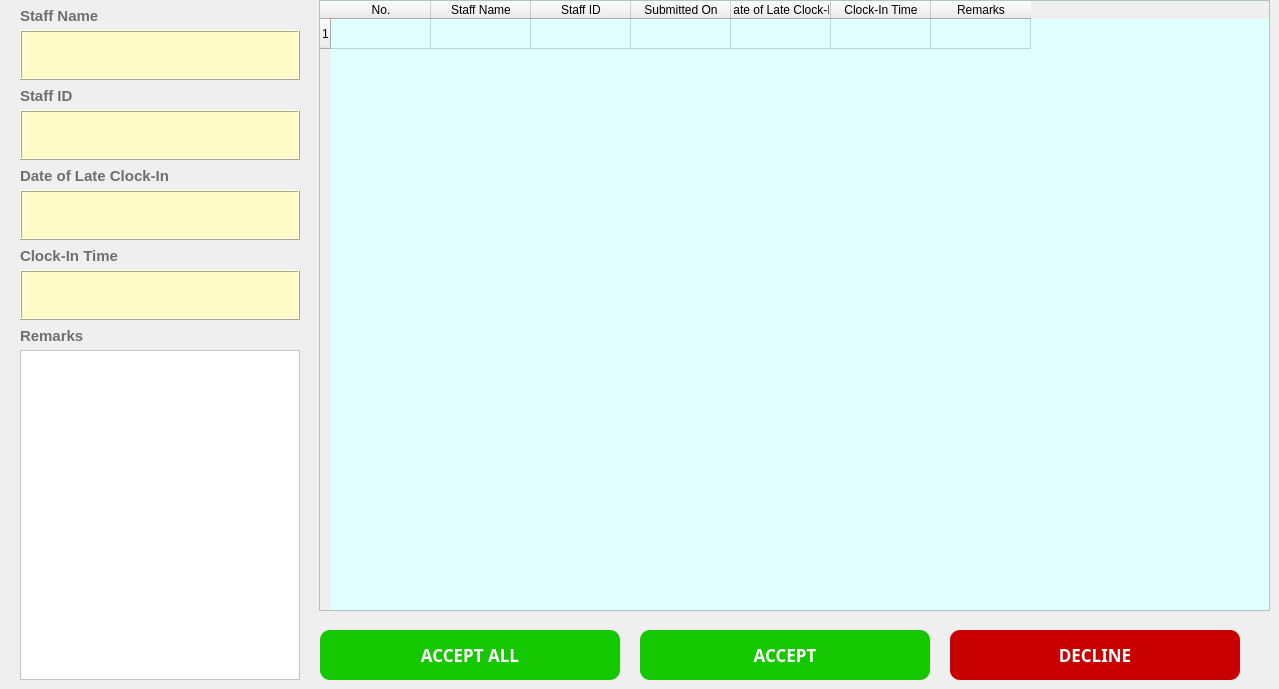
    <widget class="QWidget" name="tab_3">
     <attribute name="title">
      <string>Approve For Late Clock-In Requests</string>
     </attribute>
     <widget class="QLabel" name="label_40">
      <property name="geometry">
       <rect>
        <x>20</x>
        <y>0</y>
        <width>151</width>
        <height>31</height>
       </rect>
      </property>
      <property name="font">
       <font>
        <family>Microsoft JhengHei UI</family>
        <pointsize>11</pointsize>
        <weight>75</weight>
        <bold>true</bold>
       </font>
      </property>
      <property name="styleSheet">
       <string notr="true">QLabel
{
	font-size:11pt;
	color:rgb(111,111,111);
}</string>
      </property>
      <property name="text">
       <string>Staff Name</string>
      </property>
     </widget>
     <widget class="QTextEdit" name="textEdit_17">
      <property name="enabled">
       <bool>false</bool>
      </property>
      <property name="geometry">
       <rect>
        <x>20</x>
        <y>30</y>
        <width>280</width>
        <height>50</height>
       </rect>
      </property>
      <property name="styleSheet">
       <string notr="true">QTextEdit

{
    /*字体为微软雅黑*/
    font-family:Microsoft Yahei;
    /*字体大小为20点*/
	color:rgb(50, 50, 50);
   font-size:12pt;
	background-color:rgb(255, 251, 201);
}
</string>
      </property>
      <property name="frameShape">
       <enum>QFrame::Box</enum>
      </property>
      <property name="frameShadow">
       <enum>QFrame::Raised</enum>
      </property>
      <property name="lineWidth">
       <number>1</number>
      </property>
     </widget>
     <widget class="QTextEdit" name="textEdit_3">
      <property name="geometry">
       <rect>
        <x>20</x>
        <y>350</y>
        <width>280</width>
        <height>330</height>
       </rect>
      </property>
      <property name="styleSheet">
       <string notr="true">QTextEdit
{
    /*字体为微软雅黑*/
    font-family:Microsoft Yahei;
    /*字体大小为20点*/
	color:rgb(74, 74, 74);
   font-size:12pt;
	background-color:rgb(255, 255, 255);
}

QTextEdit:hover
{
    /*背景颜色*/  
   background-color:rgb(229, 242, 255);
}

QTextEdit:focus
{
    /*背景颜色*/  
   background-color:rgb(229, 242, 255);
}</string>
      </property>
     </widget>
     <widget class="QLabel" name="label_41">
      <property name="geometry">
       <rect>
        <x>20</x>
        <y>80</y>
        <width>151</width>
        <height>31</height>
       </rect>
      </property>
      <property name="font">
       <font>
        <family>Microsoft JhengHei UI</family>
        <pointsize>11</pointsize>
        <weight>75</weight>
        <bold>true</bold>
       </font>
      </property>
      <property name="styleSheet">
       <string notr="true">QLabel
{
	font-size:11pt;
	color:rgb(111,111,111);
}</string>
      </property>
      <property name="text">
       <string>Staff ID</string>
      </property>
     </widget>
     <widget class="QLabel" name="label_30">
      <property name="geometry">
       <rect>
        <x>20</x>
        <y>160</y>
        <width>201</width>
        <height>31</height>
       </rect>
      </property>
      <property name="font">
       <font>
        <family>Microsoft JhengHei UI</family>
        <pointsize>11</pointsize>
        <weight>75</weight>
        <bold>true</bold>
       </font>
      </property>
      <property name="styleSheet">
       <string notr="true">QLabel
{
	font-size:11pt;
	color:rgb(111,111,111);
}</string>
      </property>
      <property name="text">
       <string>Date of Late Clock-In</string>
      </property>
     </widget>
     <widget class="QTextEdit" name="textEdit_18">
      <property name="enabled">
       <bool>false</bool>
      </property>
      <property name="geometry">
       <rect>
        <x>20</x>
        <y>270</y>
        <width>280</width>
        <height>50</height>
       </rect>
      </property>
      <property name="styleSheet">
       <string notr="true">QTextEdit

{
    /*字体为微软雅黑*/
    font-family:Microsoft Yahei;
    /*字体大小为20点*/
	color:rgb(50, 50, 50);
   font-size:12pt;
	background-color:rgb(255, 251, 201);
}
</string>
      </property>
      <property name="frameShape">
       <enum>QFrame::Box</enum>
      </property>
      <property name="frameShadow">
       <enum>QFrame::Raised</enum>
      </property>
      <property name="lineWidth">
       <number>1</number>
      </property>
     </widget>
     <widget class="QPushButton" name="pushButton_6">
      <property name="geometry">
       <rect>
        <x>950</x>
        <y>630</y>
        <width>290</width>
        <height>50</height>
       </rect>
      </property>
      <property name="font">
       <font>
        <family>Microsoft Yahei</family>
        <pointsize>13</pointsize>
        <weight>75</weight>
        <bold>true</bold>
       </font>
      </property>
      <property name="styleSheet">
       <string notr="true">QPushButton
{
    /*字体为微软雅黑*/
    font-family:Microsoft Yahei;
    /*字体大小为20点*/
    font-size:13pt;
    /*字体颜色为白色*/    
    color:white;
    /*背景颜色*/  
    background-color:rgb(200, 0, 0);
    /*边框圆角半径为8像素*/ 
    border-radius:10px;
}

/*按钮停留态*/
QPushButton:hover
{
    /*背景颜色*/  
    background-color:rgb(176, 0, 0);
    padding-left:-3px;
    /*上内边距为3像素，让按下时字向下移动3像素*/  
    padding-top:-3px;
	 font-size:15pt;
}

/*按钮按下态*/
QPushButton:pressed
{
    /*背景颜色*/  
    background-color:rgb(147, 0, 0);
    /*左内边距为3像素，让按下时字向右移动3像素*/  
    padding-left:3px;
    /*上内边距为3像素，让按下时字向下移动3像素*/  
    padding-top:3px;
    font-size:13pt;
}</string>
      </property>
      <property name="text">
       <string>DECLINE</string>
      </property>
     </widget>
     <widget class="QLabel" name="label_42">
      <property name="geometry">
       <rect>
        <x>20</x>
        <y>240</y>
        <width>151</width>
        <height>31</height>
       </rect>
      </property>
      <property name="font">
       <font>
        <family>Microsoft JhengHei UI</family>
        <pointsize>11</pointsize>
        <weight>75</weight>
        <bold>true</bold>
       </font>
      </property>
      <property name="styleSheet">
       <string notr="true">QLabel
{
	font-size:11pt;
	color:rgb(111,111,111);
}</string>
      </property>
      <property name="text">
       <string>Clock-In Time</string>
      </property>
     </widget>
     <widget class="QPushButton" name="pushButton_3">
      <property name="geometry">
       <rect>
        <x>640</x>
        <y>630</y>
        <width>290</width>
        <height>50</height>
       </rect>
      </property>
      <property name="font">
       <font>
        <family>Microsoft Yahei</family>
        <pointsize>13</pointsize>
        <weight>75</weight>
        <bold>true</bold>
       </font>
      </property>
      <property name="styleSheet">
       <string notr="true">QPushButton

{
    /*字体为微软雅黑*/
    font-family:Microsoft Yahei;
    /*字体大小为20点*/
    font-size:13pt;
    /*字体颜色为白色*/    
    color:white;
    /*背景颜色*/  
    background-color:rgb(21, 199, 1);
    /*边框圆角半径为8像素*/ 
    border-radius:10px;

}

/*按钮停留态*/
QPushButton:hover
{
    /*背景颜色*/  
    background-color:rgb(21, 175, 0);
    padding-left:-3px;
    /*上内边距为3像素，让按下时字向下移动3像素*/  
    padding-top:-3px;
	font-size:15pt;
}

/*按钮按下态*/
QPushButton:pressed
{
    /*背景颜色*/  
    background-color:rgb(0, 113, 0);
    /*左内边距为3像素，让按下时字向右移动3像素*/  
    padding-left:3px;
    /*上内边距为3像素，让按下时字向下移动3像素*/  
    padding-top:3px;
    font-size:13pt;
}</string>
      </property>
      <property name="text">
       <string>ACCEPT</string>
      </property>
     </widget>
     <widget class="QLabel" name="label_44">
      <property name="geometry">
       <rect>
        <x>20</x>
        <y>320</y>
        <width>151</width>
        <height>31</height>
       </rect>
      </property>
      <property name="font">
       <font>
        <family>Microsoft JhengHei UI</family>
        <pointsize>11</pointsize>
        <weight>75</weight>
        <bold>true</bold>
       </font>
      </property>
      <property name="styleSheet">
       <string notr="true">QLabel
{
	font-size:11pt;
	color:rgb(111,111,111);
}</string>
      </property>
      <property name="text">
       <string>Remarks</string>
      </property>
     </widget>
     <widget class="QTextEdit" name="textEdit_21">
      <property name="enabled">
       <bool>false</bool>
      </property>
      <property name="geometry">
       <rect>
        <x>20</x>
        <y>110</y>
        <width>280</width>
        <height>50</height>
       </rect>
      </property>
      <property name="styleSheet">
       <string notr="true">QTextEdit

{
    /*字体为微软雅黑*/
    font-family:Microsoft Yahei;
    /*字体大小为20点*/
	color:rgb(50, 50, 50);
   font-size:12pt;
	background-color:rgb(255, 251, 201);
}
</string>
      </property>
      <property name="frameShape">
       <enum>QFrame::Box</enum>
      </property>
      <property name="frameShadow">
       <enum>QFrame::Raised</enum>
      </property>
      <property name="lineWidth">
       <number>1</number>
      </property>
     </widget>
     <widget class="QTextEdit" name="textEdit_22">
      <property name="enabled">
       <bool>false</bool>
      </property>
      <property name="geometry">
       <rect>
        <x>20</x>
        <y>190</y>
        <width>280</width>
        <height>50</height>
       </rect>
      </property>
      <property name="styleSheet">
       <string notr="true">QTextEdit

{
    /*字体为微软雅黑*/
    font-family:Microsoft Yahei;
    /*字体大小为20点*/
	color:rgb(50, 50, 50);
   font-size:12pt;
	background-color:rgb(255, 251, 201);
}
</string>
      </property>
      <property name="frameShape">
       <enum>QFrame::Box</enum>
      </property>
      <property name="frameShadow">
       <enum>QFrame::Raised</enum>
      </property>
      <property name="lineWidth">
       <number>1</number>
      </property>
     </widget>
     <widget class="QTableWidget" name="tableWidget_4">
      <property name="geometry">
       <rect>
        <x>319</x>
        <y>0</y>
        <width>951</width>
        <height>611</height>
       </rect>
      </property>
      <property name="font">
       <font>
        <pointsize>9</pointsize>
       </font>
      </property>
      <property name="styleSheet">
       <string notr="true">QTableWidget
{
	background-color: rgb(225, 255, 254);

}</string>
      </property>
      <property name="frameShape">
       <enum>QFrame::StyledPanel</enum>
      </property>
      <property name="frameShadow">
       <enum>QFrame::Sunken</enum>
      </property>
      <property name="sizeAdjustPolicy">
       <enum>QAbstractScrollArea::AdjustToContentsOnFirstShow</enum>
      </property>
      <property name="selectionBehavior">
       <enum>QAbstractItemView::SelectRows</enum>
      </property>
      <property name="showGrid">
       <bool>true</bool>
      </property>
      <property name="gridStyle">
       <enum>Qt::SolidLine</enum>
      </property>
      <property name="rowCount">
       <number>1</number>
      </property>
      <property name="columnCount">
       <number>7</number>
      </property>
      <attribute name="horizontalHeaderCascadingSectionResizes">
       <bool>true</bool>
      </attribute>
      <attribute name="verticalHeaderShowSortIndicator" stdset="0">
       <bool>false</bool>
      </attribute>
      <attribute name="verticalHeaderStretchLastSection">
       <bool>false</bool>
      </attribute>
      <row/>
      <column>
       <property name="text">
        <string>No.</string>
       </property>
       <property name="background">
        <color>
         <red>36</red>
         <green>236</green>
         <blue>239</blue>
        </color>
       </property>
      </column>
      <column>
       <property name="text">
        <string>Staff Name</string>
       </property>
      </column>
      <column>
       <property name="text">
        <string>Staff ID</string>
       </property>
      </column>
      <column>
       <property name="text">
        <string>Submitted On</string>
       </property>
      </column>
      <column>
       <property name="text">
        <string>Date of Late Clock-In</string>
       </property>
      </column>
      <column>
       <property name="text">
        <string>Clock-In Time</string>
       </property>
      </column>
      <column>
       <property name="text">
        <string>Remarks</string>
       </property>
      </column>
     </widget>
     <widget class="QPushButton" name="pushButton_10">
      <property name="geometry">
       <rect>
        <x>320</x>
        <y>630</y>
        <width>300</width>
        <height>50</height>
       </rect>
      </property>
      <property name="font">
       <font>
        <family>Microsoft Yahei</family>
        <pointsize>13</pointsize>
        <weight>75</weight>
        <bold>true</bold>
       </font>
      </property>
      <property name="styleSheet">
       <string notr="true">QPushButton

{
    /*字体为微软雅黑*/
    font-family:Microsoft Yahei;
    /*字体大小为20点*/
    font-size:13pt;
    /*字体颜色为白色*/    
    color:white;
    /*背景颜色*/  
    background-color:rgb(21, 199, 1);
    /*边框圆角半径为8像素*/ 
    border-radius:10px;

}

/*按钮停留态*/
QPushButton:hover
{
    /*背景颜色*/  
    background-color:rgb(21, 175, 0);
    padding-left:-3px;
    /*上内边距为3像素，让按下时字向下移动3像素*/  
    padding-top:-3px;
	font-size:15pt;
}

/*按钮按下态*/
QPushButton:pressed
{
    /*背景颜色*/  
    background-color:rgb(0, 113, 0);
    /*左内边距为3像素，让按下时字向右移动3像素*/  
    padding-left:3px;
    /*上内边距为3像素，让按下时字向下移动3像素*/  
    padding-top:3px;
    font-size:13pt;
}</string>
      </property>
      <property name="text">
       <string>ACCEPT ALL</string>
      </property>
     </widget>
    </widget>
